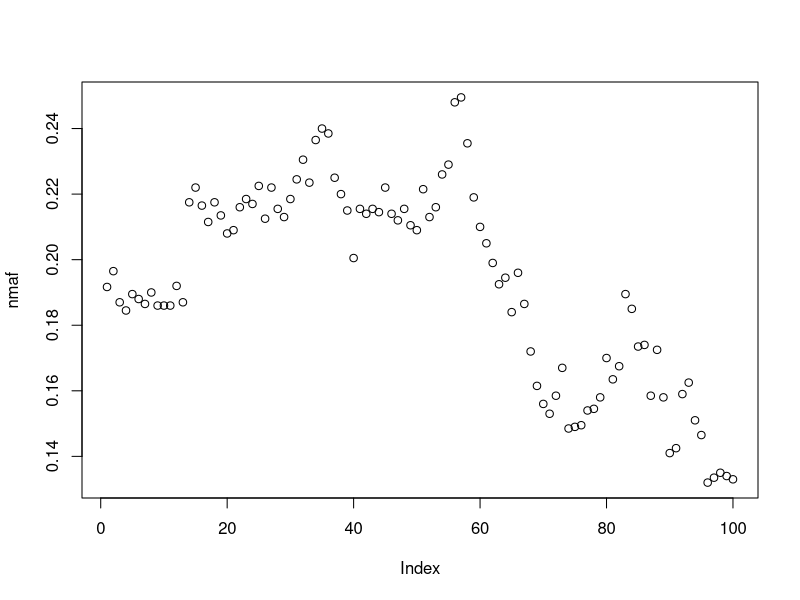

Generate this figure with R:
imaf <- runif(10, 0, .5)

#============for the first loci only!==================
N <- 1000

num.minor <- rbinom(1, size = N*2, prob = imaf[1])

nmaf <- num.minor/(2*N)

# loop it for multiple generations!
g <- 100

nmaf <- numeric(g)
nmaf[1] <- imaf[1]

for(i in 2:g){
  nmaf[i] <-  rbinom(1, size = N*2, prob = nmaf[i - 1])/(2*N)
}
plot(nmaf)


#================challenge for next week:=========================
# expand this to do the same process, but with all 10 loci!
# if you have time, try plotting it
# hint: binom(10, 100000, seq(from = .1, to = .5, length.out = 10))/100000



#===============part 2: the part 2ining==========================
# now, track for multiple populations!
# first, use a nested loop to do each pop each generation
# second, vectorize everything to loop only through generations.

# we will need a 3D storage solution(nmaf[gen, locus, population])
# will use an array
npop <- 10
g <- 10

nmaf <- array(NA, c(g, length(imaf), npop))
## access like anything else
nmaf[2,,3] # gen 2, every locus, pop 3
